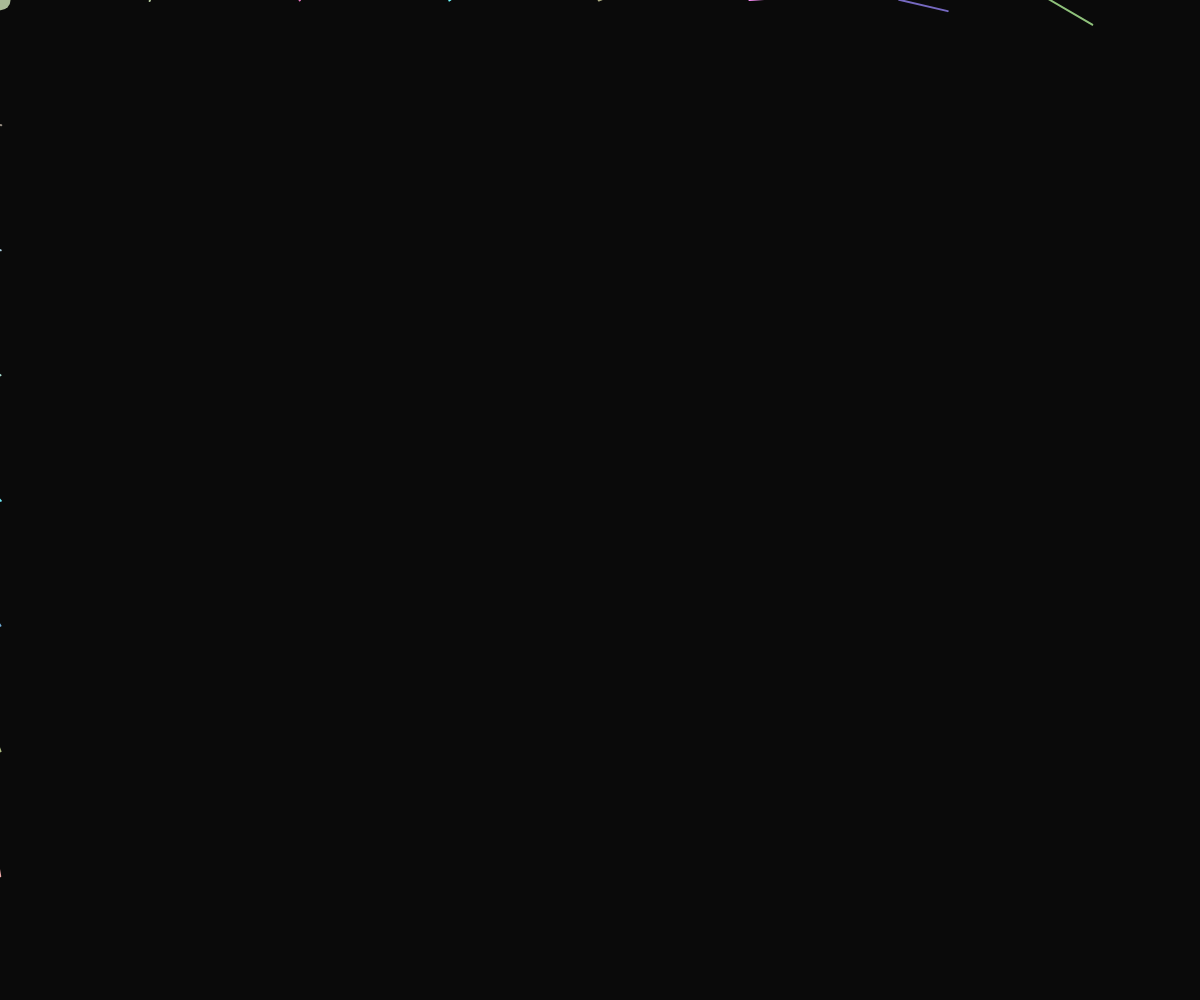
Frame 1 (no input)
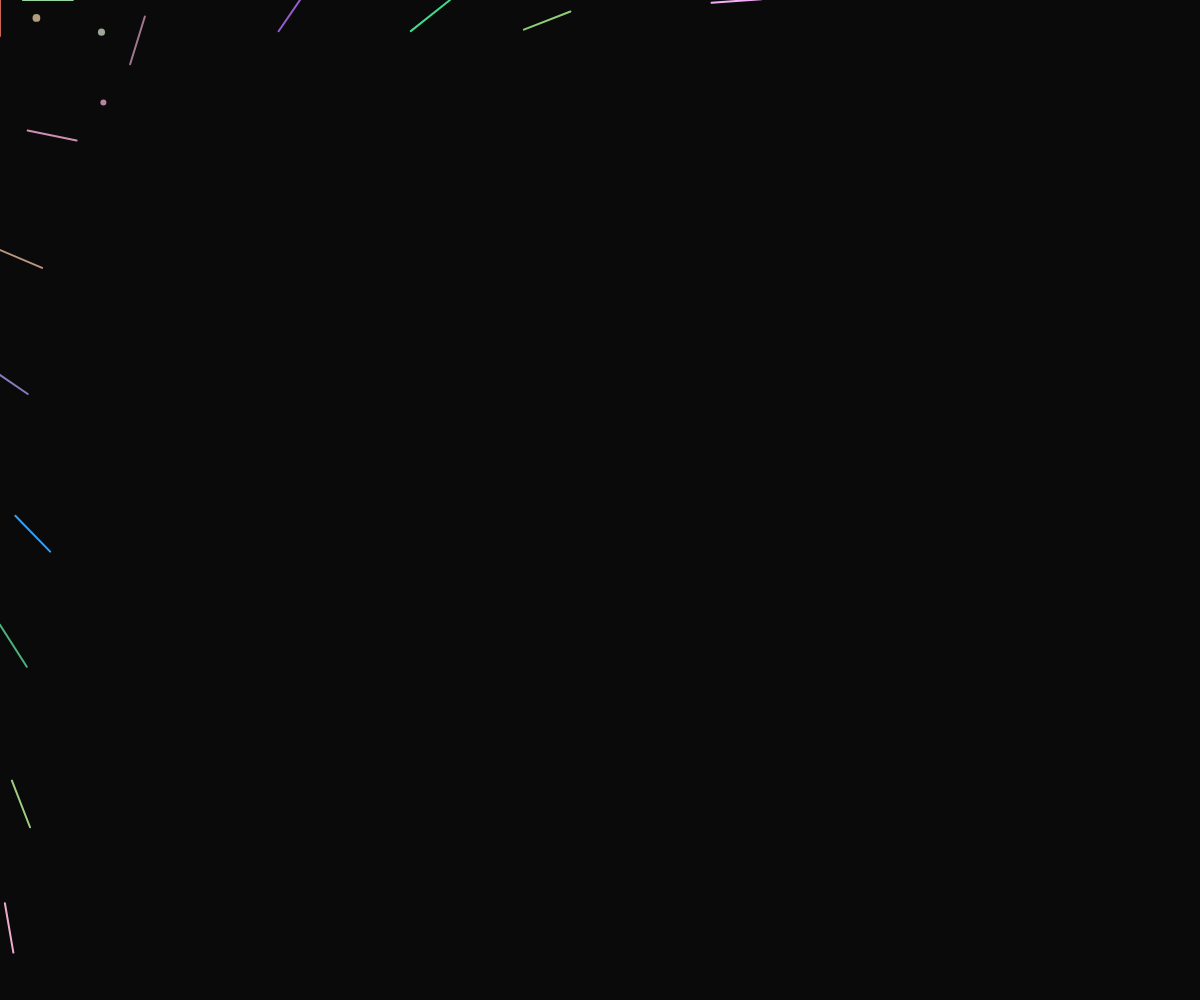
Frame 60 (no input)
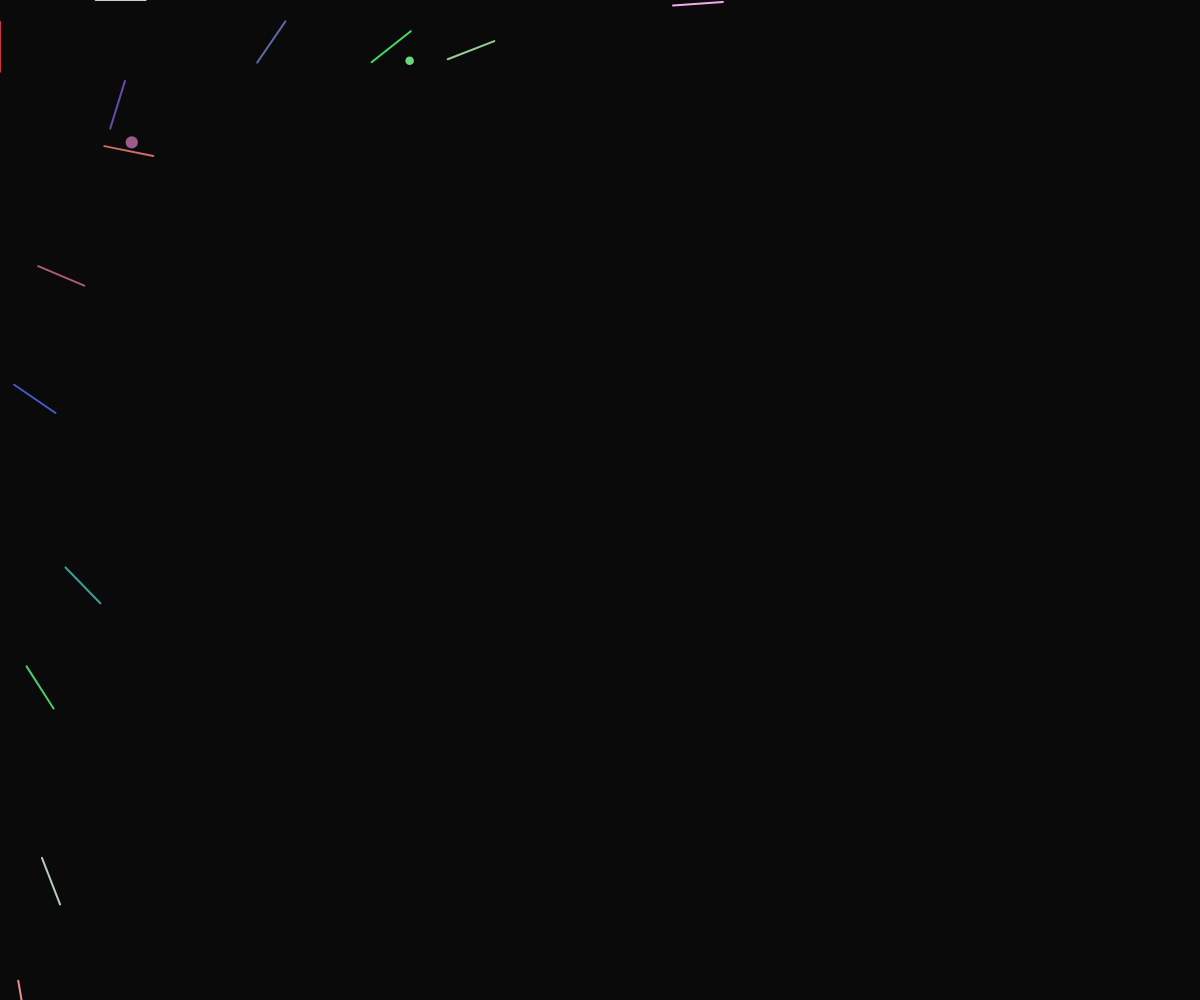
Frame 120 (the mouse pressed at the canvas centre since frame 60)

The p5.js sketch that drew these frames (run headless with seeded random() and noise() and a simulated clock; from frame 60 on, the mouse is pressed at the canvas centre):

// p5.js sketch
// ── sketch.js
let threads = [];
let colors = [];
let time = 0;

function setup() {
  createCanvas(windowWidth, windowHeight);
  // Initialize thread sets
  for (let i = 0; i < 8; i++) {
    threads.push({
      x: 0,
      y: i * (height / 8),
      angle: i * 0.2,
      speed: random(0.005, 0.015),
      color: color(random(100, 255), random(100, 255), random(100, 255))
    });
  }
  for (let i = 0; i < 8; i++) {
    threads.push({
      x: i * (width / 8),
      y: 0,
      angle: i * 0.3 + PI/2,
      speed: random(0.005, 0.015),
      color: color(random(100, 255), random(100, 255), random(100, 255))
    });
  }
}

function draw() {
  background(10);
  time += 0.01;

  // Draw threads
  for (let i = 0; i < threads.length; i++) {
    let t = threads[i];
    t.x += cos(t.angle) * t.speed * 100;
    t.y += sin(t.angle) * t.speed * 100;
    
    if (t.x > width + 100 || t.x < -100 || t.y > height + 100 || t.y < -100) {
      t.x = random(width);
      t.y = random(height);
      t.angle = random(TWO_PI);
    }
    
    stroke(t.color);
    strokeWeight(2);
    line(t.x, t.y, t.x - cos(t.angle) * 50, t.y - sin(t.angle) * 50);
  }

  // Draw interlocking motifs
  noStroke();
  for (let i = 0; i < threads.length; i++) {
    for (let j = i + 1; j < threads.length; j++) {
      let t1 = threads[i];
      let t2 = threads[j];
      
      let d = dist(t1.x, t1.y, t2.x, t2.y);
      if (d < 100) {
        let inter = createVector(
          (t1.x + t2.x) / 2,
          (t1.y + t2.y) / 2
        );
        
        let c = lerpColor(t1.color, t2.color, 0.5);
        fill(c);
        ellipse(inter.x, inter.y, map(d, 0, 100, 20, 5), map(d, 0, 100, 20, 5));
      }
    }
  }

  // Continuous color shifts
  for (let i = 0; i < threads.length; i++) {
    threads[i].color = lerpColor(threads[i].color, color(
      sin(time + i) * 127 + 128,
      cos(time + i) * 127 + 128,
      tan(time + i) * 127 + 128
    ), 0.01);
  }
}

function windowResized() {
  resizeCanvas(windowWidth, windowHeight);
}
